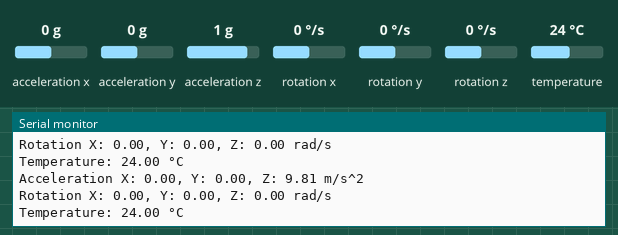
The program below on a simulated ESP32. Shown: the last lines printed to the serial monitor. Inputs (shaded band) come from the test bench; at power-on: acceleration x 0 g, acceleration y 0 g, acceleration z 1 g, rotation x 0 °/s, rotation y 0 °/s, rotation z 0 °/s, temperature 24 °C.

Above: at 1.2 s.
1.3 s: acceleration x set to -1.4 g
At 1.75 s:
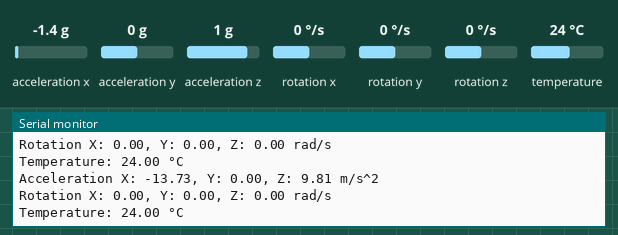
2.8 s: acceleration y set to -1.4 g
At 3.28 s:
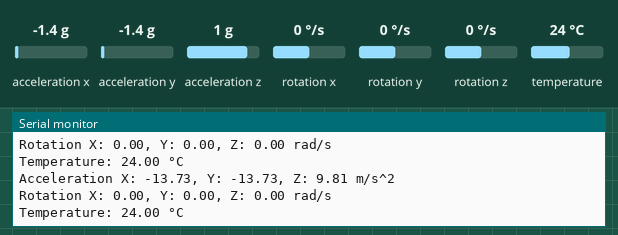
4.3 s: acceleration z set to -1.4 g
At 4.81 s:
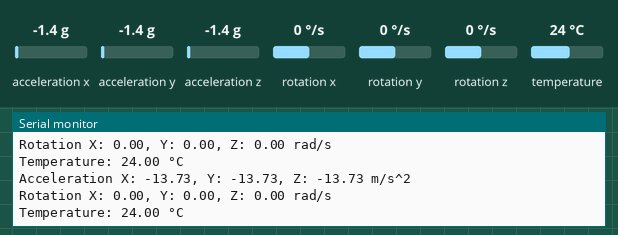
5.8 s: rotation x set to -192 °/s
At 6.04 s:
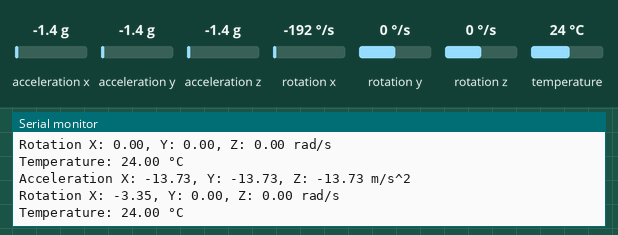
7.3 s: rotation y set to -192 °/s
At 7.58 s:
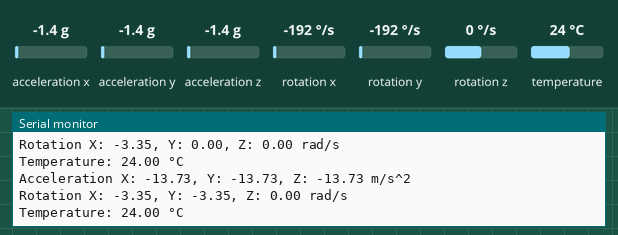

Measured:
- after the input at 1.3 s, the serial monitor: prints a new line after 0.24 s (image 1)
- after the input at 2.8 s, the serial monitor: prints a new line after 0.27 s (image 2)
- after the input at 4.3 s, the serial monitor: prints a new line after 0.30 s (image 3)
- after the input at 5.8 s, the serial monitor: prints a new line at once (image 4)
- after the input at 7.3 s, the serial monitor: prints a new line after 0.07 s (image 5)

The program:

main.cpp
```cpp
#include <Arduino.h>
#include "accelerometer.h"


void setup(void)
{
	Serial.begin(115200);
	Serial.println("Adafruit MPU6050 test!");
	accelerometer::setup();

}

void loop()
{
	accelerometer::readPrintAll();
	delay(300);
}
```

accelerometer.h
```cpp
#pragma once
#include <Adafruit_MPU6050.h>
#include <Adafruit_Sensor.h>
#include <Wire.h>

Adafruit_MPU6050 mpu;
sensors_event_t a, g, temp;


namespace accelerometer
{
    float acc_x, acc_y, acc_z, gyr_x, gyr_y, gyr_z, tmp;

    void setup()
    {
        if (!mpu.begin(0x68))
        {
            Serial.println("Failed to find MPU6050 chip");
            while (1)
            {
                delay(10);
            }
        }
        Serial.println("MPU6050 Found!");

        //set ranges
        mpu.setAccelerometerRange(MPU6050_RANGE_8_G);
        mpu.setGyroRange(MPU6050_RANGE_500_DEG);
        mpu.setFilterBandwidth(MPU6050_BAND_21_HZ);
    }

    void readSensor()
    {
        mpu.getEvent(&a, &g, &temp);

        //set acceleration values
        acc_x = a.acceleration.x;
        acc_y = a.acceleration.y;
        acc_z = a.acceleration.z;

        //set gyroscope values
        gyr_x = g.gyro.x;
        gyr_y = g.gyro.y;
        gyr_z = g.gyro.z;

        //set temperature value
        tmp = temp.temperature;
    }

    void readPrintAll()
    {
        mpu.getEvent(&a, &g, &temp);

        /* Print out the values */
        Serial.print("Acceleration X: ");
        Serial.print(a.acceleration.x);
        Serial.print(", Y: ");
        Serial.print(a.acceleration.y);
        Serial.print(", Z: ");
        Serial.print(a.acceleration.z);
        Serial.println(" m/s^2");

        Serial.print("Rotation X: ");
        Serial.print(g.gyro.x);
        Serial.print(", Y: ");
        Serial.print(g.gyro.y);
        Serial.print(", Z: ");
        Serial.print(g.gyro.z);
        Serial.println(" rad/s");

        Serial.print("Temperature: ");
        Serial.print(temp.temperature);
        Serial.println(" °C");
        Serial.print("\n");
    }

}
```
